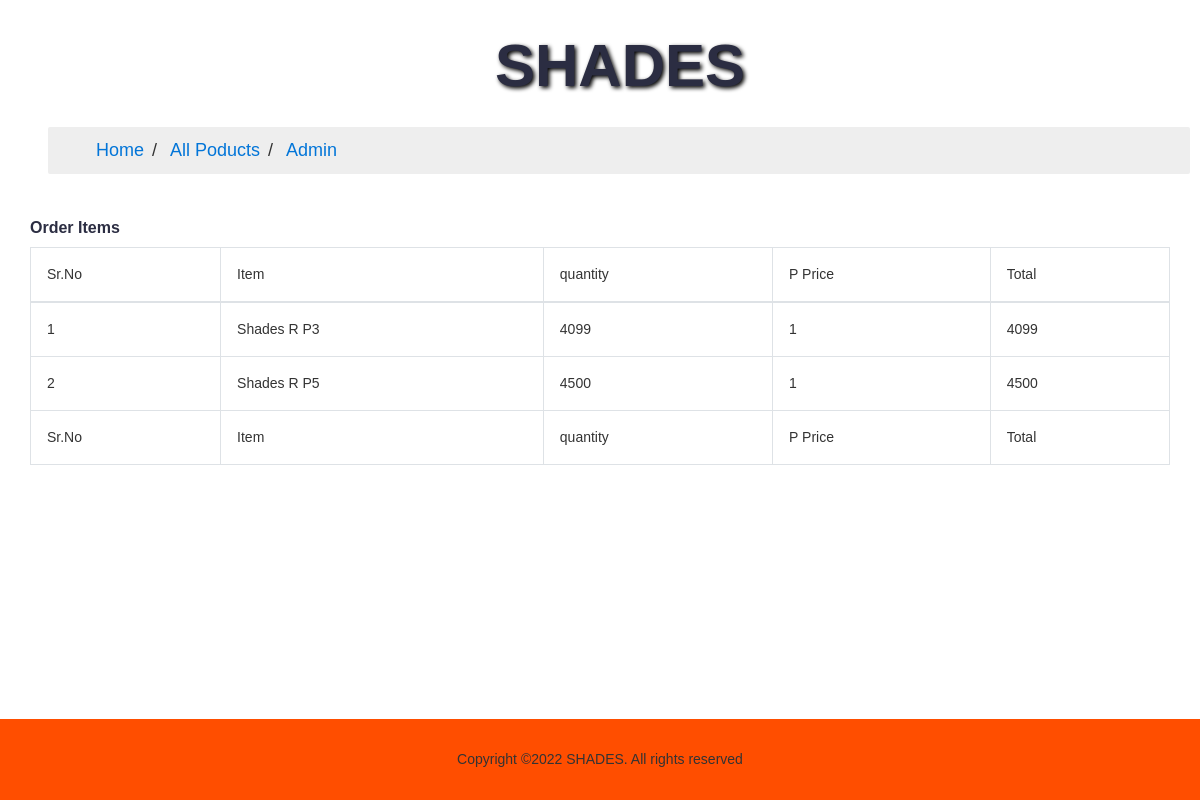
The app's page /admin/files/orderview.php?id=39&total=8599 (signed in) with its own data.
### tables this page shows
CREATE TABLE `order_items` (
  `id` int(11) NOT NULL,
  `product_id` int(11) NOT NULL,
  `order_id` int(11) NOT NULL,
  `quantity` int(11) NOT NULL,
  `purchasing_price` float NOT NULL,
  `session_id` varchar(255) NOT NULL
);

CREATE TABLE `items` (
  `id` int(11) NOT NULL,
  `name` varchar(255) NOT NULL,
  `price` float NOT NULL,
  `description` varchar(1024) NOT NULL,
  `quantity` int(11) NOT NULL,
  `img` varchar(1024) NOT NULL
);

### admin/files/controllers/orders.php (called while the page is built, shortened)
<?php
    class show{
        function items(){
            require "config.php";
            $conn = new PDO($dsn, $username, $password, $options);
            $id = $_GET['id'];
            $sql = "SELECT *, order_items.quantity AS qty FROM `order_items` INNER JOIN items ON order_items.product_id = items.id WHERE order_items.order_id = '$id'";
            $stmt = $conn->prepare($sql);
            $stmt->execute();
            $result = $stmt->fetchAll();
            return $result;
        }
    }

### admin/files/orderview.php (the view, shortened to what this page needs)
<?php
include_once './controllers/orders.php';
?>
    <?php include ('templates/admin-header.php'); ?>
        <div id="main-wrapper">
            <div>
                <div class="container-fluid">
                    <div class="row">
                        <div class="col-12">
                            <div class="card">
                                <div class="card-body">
                                    <h5 class="card-title">Order Items</h5>
                                    <div class="table-responsive">
                                        <table class="table  table-bordered">
                                            <thead>
                                                <tr>
                                                    <th>Sr.No</th>
                                                    <th>Item</th>
                                                    <th>quantity</th>
                                                    <th>P Price</th>
                                                    <th>Total</th>
                                                </tr>
                                            </thead>
                                            <tbody>
                                                <?php
                                            $sr = 1;
                                            $itemsOrder = $orders->items();
                                            foreach ($itemsOrder as $row => $x) {
                                                    ?>
                                                <tr>
                                                    <td><?php echo $sr; $sr++; ?></td>
                                                    <td><?php echo $x["name"]; ?></td>
                                                    <td><?php echo $x["purchasing_price"]; ?></td>
                                                    <td><?php echo $x["qty"]; ?></td>
                                                    <td><?php echo $x["qty"]*$x["purchasing_price"]; ?></td>
                                                </tr>
                                                <?php } ?>
                                            </tbody>
                                            <tfoot>
                                                <tr>
                                                    <th>Sr.No</th>
                                                    <th>Item</th>
                                                    <th>quantity</th>
                                                    <th>P Price</th>
                                                    <th>Total</th>
                                                </tr>
                                            </tfoot>
                                        </table>
                                    </div>
                                </div>
                            </div>
                        </div>
                    </div>
                </div>
            </div>
        </div>
        <br><br><br><br><br><br><br><br><br><br><br>
        <?php include_once '../../templates/footer.php'; ?>
    </body>
</html>

### records on screen
order_items: items.name "Shades R P3", purchasing_price "4099", quantity "1", $x['qty']*$x['purchasing_price'] "4099"
order_items: items.name "Shades R P5", purchasing_price "4500", quantity "1", $x['qty']*$x['purchasing_price'] "4500"
